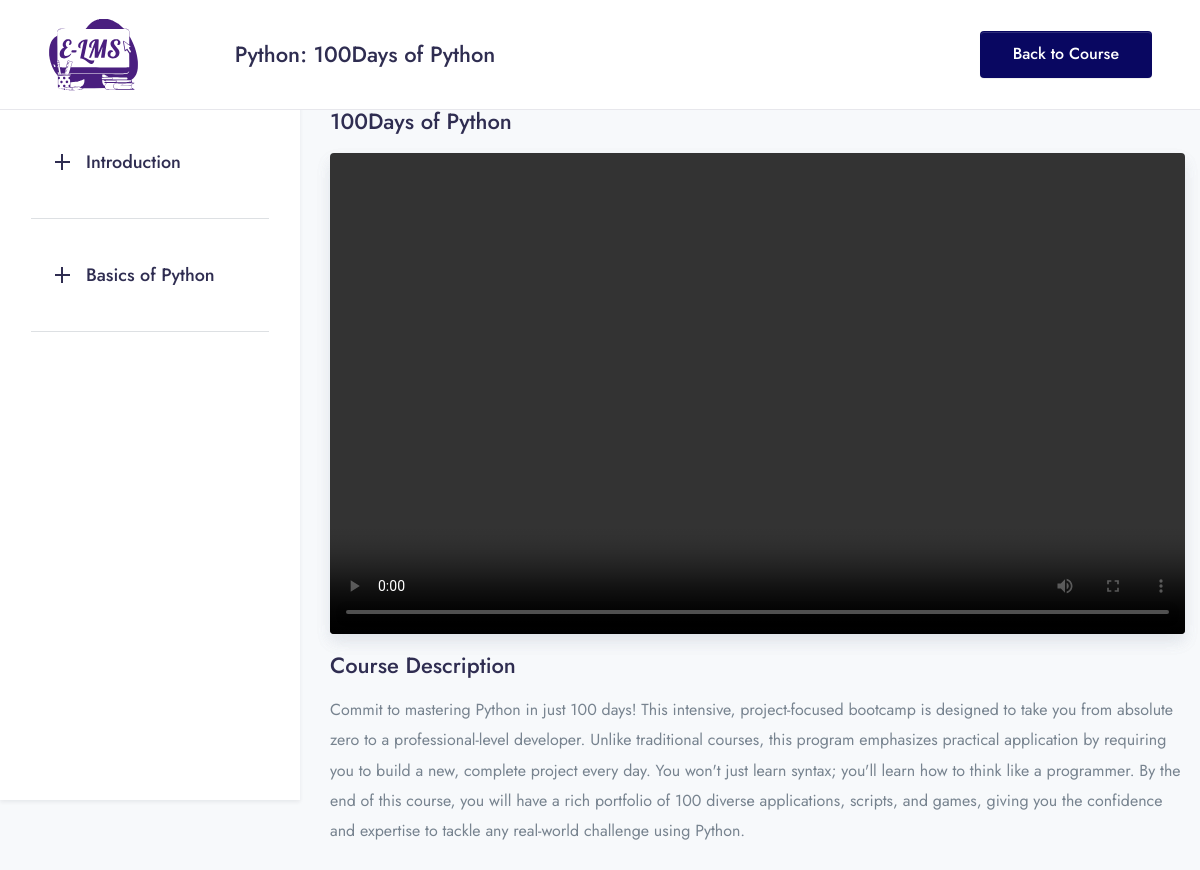
/courses/watch-course/100days-of-python?lecture=14 (signed in), run on the app's committed database.
### app/models.py (models this page shows, shortened)
class Course(models.Model):
    course_image = models.ImageField(upload_to="Media/course_image", null=True)
    teacher = models.ForeignKey(Teacher, on_delete=models.CASCADE, related_name="courses")
    title = models.CharField(max_length=255)
    descriptions = models.TextField()
    course_category = models.ForeignKey(Categories, on_delete=models.CASCADE, related_name="courses")
    level = models.ForeignKey(Level, on_delete=models.CASCADE, null=True,)
    language = models.ForeignKey(Language, on_delete=models.CASCADE, null=True,)
    slug = models.SlugField(default='',max_length=500, null=True,blank=True)
    price = models.DecimalField(max_digits=10, decimal_places=2)
    discount = models.DecimalField(max_digits=5, decimal_places=2, null=True, blank=True, default=0)
    def get_absolute_url(self):
        from django.urls import reverse
        return reverse("course_details", kwargs={"slug": self.slug})

class Categories(models.Model):
    name = models.CharField(max_length=200)
    icon = models.CharField(max_length=200, null=True)

class Lesson(models.Model):
    course = models.ForeignKey(Course, on_delete=models.CASCADE)
    teacher = models.ForeignKey(Teacher, on_delete=models.CASCADE, blank=True, null=True)
    name = models.CharField(max_length=200)

### E_LMS/views.py (the view)
# urls.py: path('courses/watch-course/<slug:slug>', views.watch_course, name='watch_course'),
@login_required
def watch_course(request, slug):
    lecture_id = request.GET.get("lecture")
    course = Course.objects.filter(slug=slug).first()
    if not course:
        return render(request, "error/404.html")
    try:
        enrollment = Enrollment.objects.get(student=request.user.student_profile, course=course)
    except Enrollment.DoesNotExist:
        messages.error(request, "You are not enrolled in this course.")
        return redirect("course_details", slug=slug)
    if lecture_id:
        video = Video.objects.filter(id=lecture_id, lesson__course=course).first()
    else:
        video = Video.objects.filter(course=course).order_by("serial_number").first()
    if not video:
        video = None
    context = get_common_context()
    context.update({
        "course": course,
        "video": video,
    })
    return render(request, "course/watch_course.html", context)

### E_LMS/views.py (called while the page is built)
def get_common_context():
    category = Categories.objects.all().order_by('id')
    courses = Course.objects.all().order_by('id')
    return {
        'category': category,
        'courses': courses,
    }

### templates/course/watch_course.html (shortened to what this page needs)
{% extends 'base3.html' %}
{% load static %}
{% load course_tags %}
{% block content %}
<nav class="bg-white border-bottom py-3 header-fixed">
    <div class="px-5 px-lg-8 w-100">
        <div class="d-md-flex align-items-center">
            <a class="navbar-brand" href="{% url 'home' %}">
                <img src="{% static 'assets/img/E-LMS_Logo.svg' %}" class="navbar-brand-img" alt="E-LMS Logo">
            </a>
            <div class="ms-md-6 ms-xl-10 me-auto mb-5 mb-md-0">
                <h3 class="mb-0 line-clamp-2">
                    {{ course.course_category.name }}: {{ course.title }}
                </h3>
            </div>
            <a href="{{ course.get_absolute_url }}"
               class="btn btn-sm btn-primary ms-md-6 px-6 mb-3 mb-md-0 flex-shrink-0">
                Back to Course
            </a>
        </div>
    </div>
</nav>
<div class="container-fluid" style="padding-top: 90px;">
    <div class="row">
        <div class="col-md-4 col-lg-3 bg-white shadow-sm" style="height: calc(100vh - 90px); overflow-y: auto;">
            <div class="p-4">
                <div class="accordion mt-4" id="accordionCurriculum">
                    {% for lesson in course.lesson_set.all %}
                        <div class="overflow-hidden">
                            <div class="d-flex align-items-center" id="curriculumheading{{ lesson.id }}">
                                <h5 class="mb-0 w-100">
                                    <button class="d-flex align-items-center p-5 min-height-80 text-dark fw-medium collapse-accordion-toggle line-height-one"
                                            type="button"
                                            data-bs-toggle="collapse"
                                            data-bs-target="#Curriculumcollapse{{ lesson.id }}"
                                            aria-expanded="false"
                                            aria-controls="Curriculumcollapse{{ lesson.id }}">
                                        <span class="me-4 text-dark d-flex">
                                            <svg width="15" height="16" viewBox="0 0 15 16" fill="none"
                                                 xmlns="http://www.w3.org/2000/svg">
                                                <path d="M0 7H15V9H0V7Z" fill="currentColor"/>
                                                <path d="M6 16L6 0L8 0L8 16H6Z" fill="currentColor"/>
                                            </svg>
                                        </span>
                                        {{ lesson.name }}
                                    </button>
                                </h5>
                            </div>
                        </div>
                        <hr>
                    {% endfor %}
                </div>
            </div>
        </div>
        <div class="col-md-8 col-lg-9 pt-4" style="padding-left: 30px;">
            <h3 class="mb-4">{{ course.title }}</h3>
            <div class="ratio ratio-16x9 rounded shadow mb-4">
                {% if video and video.video_file %}
                    <video id="mainVideoPlayer" controls width="100%" height="500" class="rounded shadow mb-4">
                        <source id="mainVideoSource" src="{{ video.video_file.url }}" type="video/mp4">
                    </video>
                {% else %}
                    <div class="alert alert-warning">
                        No video file has been uploaded for this lecture.
                    </div>
                {% endif %}
            </div>
            <h3>Course Description</h3>
            <div class="mb-6 line-height-md">
                {{ course.descriptions|safe }}
            </div>
        </div>
    </div>
</div>
{% endblock %}

### data on the page
Course: course_category.name "Python", title "100Days of Python", descriptions "Commit to mastering Python in just 100 days! This intensive, project-focused bootcamp is designed to take you from absolute zero to a professional-level developer. Unlike traditional courses, this program emphasizes practical application by requiring you to build a new, complete project every day. You won't just learn syntax; you'll learn how to think like a programmer. By the end of this course, you will have a rich portfolio of 100 diverse applications, scripts, and games, giving you the confidence and expertise to tackle any real-world challenge using Python."
Lesson: name "Introduction"
Lesson: name "Basics of Python"
